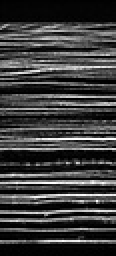
%> input picture Homework3/mincut/GCMex/image1.jpg, 58 x 128 px, shrunk from 453 x 1001 before the run (shown 2 times larger)
$ octave prob5script_finalProject.m   (GNU Octave 9; MATLAB toolbox functions it lacks are replaced by stand-ins)
%> lines starting %> are read from the running program, lines starting %| are printed output that depends on the picture
%script for part A

imageInit = im2double(imread('image1.jpg'));
%> imageInit: size 128x58 double; min 0, max 1, mean 0.236
figure
imshow(imageInit);
imageSize = size(imageInit);
%> imageSize = [128 58]

foreColorBWVal = max(max(imageInit));
%> foreColorBWVal = 1
backColorBWVal = min(min(imageInit));
%> backColorBWVal = 0

foreColor = [foreColorBWVal foreColorBWVal foreColorBWVal];
%> foreColor = [1 1 1]
backColor = [backColorBWVal backColorBWVal backColorBWVal];
%> backColor = [0 0 0]

H = imageSize(1);
%> H = 128
W = imageSize(2);
%> W = 58

image = zeros(H,W,3);
image(:,:,1) = imageInit;
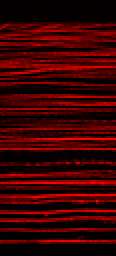
%> image: size 128x58x3 double (shown 2 times larger); mean R, G, B 0.236, 0, 0
image(:,:,2) = imageInit;
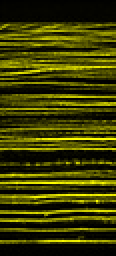
%> image: size 128x58x3 double (shown 2 times larger); mean R, G, B 0.236, 0.236, 0
image(:,:,3) = imageInit;


N = H*W;
%> N = 7424
pixelData = reshape(image,[N 3]);
backColorMatrix = repmat(backColor,[N 1]);
foreColorMatrix = repmat(foreColor,[N 1]);
foreRGBdist = sqrt(sum(abs(foreColorMatrix-pixelData),2));
%> foreRGBdist = 7424 values, max 1.73 at index 1, min 0 at index 3292, mean 1.49
backRGBdist = sqrt(sum(abs(backColorMatrix-pixelData),2));
%> backRGBdist = 7424 values, max 1.73 at index 3292, min 0 at index 1, mean 0.693

lambda = 0.5;
segclass = zeros(N,1);
pairwise = sparse(N,N);

% Define binary classification problem
labelcost = [0 1;1 0]*lambda;
unary = [foreRGBdist backRGBdist]';

%add all horizontal links
for x = 1:W-1
  for y = 1:H
    node  = 1 + (y-1) + (x-1)*H;
    right = 1 + (y-1) + x*H;
    dist = norm(pixelData(node,:)-pixelData(right,:));
    pairwise(node,right) = dist;
    pairwise(right,node) = dist;
  end
end

%add all vertical nbr links
for x = 1:W
  for y = 1:H-1
    node = 1 + (y-1) + (x-1)*H;
    down = 1 + y + (x-1)*H;
    dist = norm(pixelData(node,:)-pixelData(down,:));
    pairwise(node,down) = dist;
    pairwise(down,node) = dist;
  end
end

%> (the run ends here)
